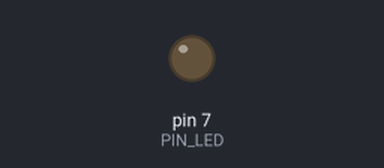
The sketch below on a simulated Arduino Uno, built with avr-gcc and run on an emulated ATmega328P. Parts: output pins drawn as LEDs (lit = HIGH). Dashed ring = blinking. At 2.0 s the program stops and its outputs stay as they are.

Above: at 0.5 s.
At 1.75 s:
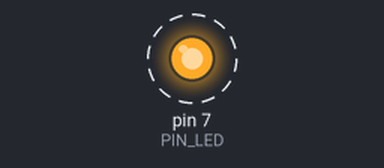
Timing chart, 0 to 3.0 s (numbered marks = the images above):
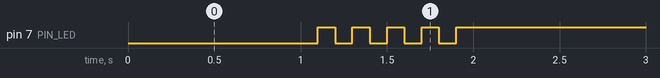

Measured:
- by itself, pin 7 (PIN_LED): alternates HIGH for 0.10 s and LOW for 0.10 s, 9 changes in all, then stays HIGH

The sketch:

05_practice_2.ino
```cpp
#define PIN_LED 7
unsigned int count, toggle;

void setup(){
  pinMode(PIN_LED, OUTPUT);
  Serial.begin(115200);
  toggle=0;
  //토글이 0이라면, LED의 전원은 꺼짐
  while(!Serial){
    ;
  }
  //여기까지는 별 수정x
}
void loop(){
  toggle=0;
  digitalWrite(PIN_LED, toggle);

  delay(1000);
  toggle=0;
  //한번 키고 1초동안 유지

  //반목문 이용해서 다음 깜빡깜빡을 5번 시행 , 그 이후에는 무한반복문으로 끄기
  for(int i=0; i<5; i++){
    //현재 토글은 0
    toggle=0;
    //켜져 있었으니 먼저 끄고 다시 키기(이 과정을 1초동안 5번 시행해야 됨으로, 각 깜빡은 200ms 소요, 끄고 100 키고 100)
    digitalWrite(PIN_LED, toggle);
    delay(100);
    //끄고 100
    toggle=1;
    digitalWrite(PIN_LED, toggle);
    delay(100);
    //키고 100
  }

  toggle=1;
  //다시 토글을 0으로 설정
  while(1){
    toggle=1;
    digitalWrite(PIN_LED, 1);
  }

  //무한반복
}


  //입력값을 부정하는 것을 반환
```
